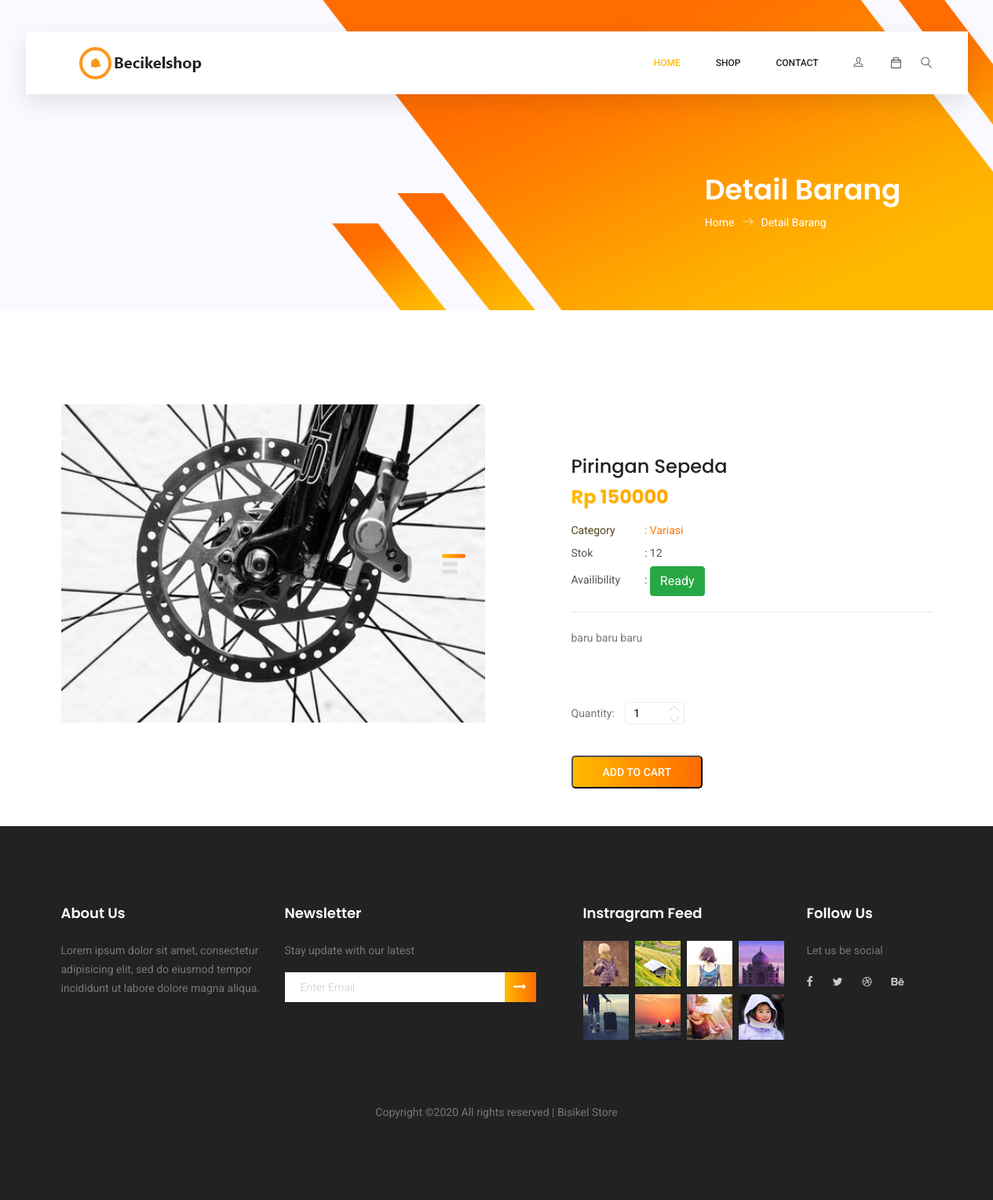
Screenshot of /User/Produk/detail/4 with the database file from the repository.
### tables this page shows
CREATE TABLE `tbl_brg` (
  `id_brg` bigint(20) NOT NULL,
  `nama_brg` varchar(191) NOT NULL DEFAULT '',
  `harga_brg` varchar(25) NOT NULL DEFAULT '',
  `stok` varchar(191) NOT NULL DEFAULT '0',
  `photo_brg` varchar(255) DEFAULT 'default.png',
  `deskripsi` text DEFAULT NULL,
  `id_status` int(1) DEFAULT NULL COMMENT '1 = ada.2 = kosong',
  `id_brand` int(11) DEFAULT NULL,
  `id_kategori_brg` int(11) DEFAULT NULL
);

CREATE TABLE `tbl_kategori_brg` (
  `id_kategori_brg` bigint(20) NOT NULL,
  `kategori_brg` varchar(191) NOT NULL DEFAULT ''
);

### application/libraries/LibOwner.php (called while the page is built, shortened)
<?php
class LibOwner
{
	protected $ci;
	public function __construct()
	{
        $this->ci =& get_instance();
	}
	public function pageUser($content, $data = NULL)
	{
	    $datas = [
	    	'header' => $this->ci->load->view('User/Components/header', $data, true),
	    	'topbar' => $this->ci->load->view('User/Components/topbar', $data, true),
	    	'content' => $this->ci->load->view('User/'.$content, $data, true),
	    ];
	    return $this->ci->load->view('User/index', $datas);
	}
}

### application/controllers/User/Produk.php (called while the page is built, shortened)
<?php
class Produk extends CI_Controller {
	public function detail($id_brg)
	{
		$data['brg'] = $this->um->getDetailProduk($id_brg)->row();
		$this->lo->pageUser('detail_produk', $data);
	}
}

### index.php (called while the page is built, shortened)
<?php
require_once BASEPATH.'core/CodeIgniter.php';

### application/models/User_mod.php (called while the page is built, shortened)
<?php
class User_mod extends CI_Model {
	public function getDetailProduk($id_brg)
	{
	    $this->db->select('tb.*');
	    $this->db->select('tbr.brand');
	    $this->db->select('tkb.kategori_brg');
	    $this->db->from('tbl_brg tb');
	    $this->db->join('tbl_brand tbr', 'tbr.id_brand = tb.id_brand', 'left');
	    $this->db->join('tbl_kategori_brg tkb', 'tkb.id_kategori_brg = tb.id_kategori_brg', 'left');
	    $this->db->where('id_brg', $id_brg);
	    return $this->db->get();
	}
}

### application/views/User/detail_produk.php (the view, shortened to what this page needs)
<section class="banner-area organic-breadcrumb">
    <div class="container">
        <div class="breadcrumb-banner d-flex flex-wrap align-items-center justify-content-end">
            <div class="col-first">
                <h1>Detail Barang</h1>
                <nav class="d-flex align-items-center">
                    <a href="<?= site_url('User/Home') ?>">Home<span class="lnr lnr-arrow-right"></span></a>
                    <a href="<?= site_url('User/Produk') ?>">Detail Barang</a>
                </nav>
            </div>
        </div>
    </div>
</section>
<div class="product_image_area">
	<div class="container">
		<div class="row s_product_inner mb-5">
			<div class="col-lg-6">
				<div class="s_Product_carousel">
					<div class="single-prd-item">
						<img class="img-fluid" src="<?= site_url('assets/img/barang/').$brg->photo_brg ?>" alt="">
					</div>
				</div>
			</div>
			<div class="col-lg-5 offset-lg-1">
				<div class="s_product_text">
				<form action="<?= site_url('User/Cart/inputToCart') ?>" method="POST">
					<h3><?= $brg->nama_brg ?></h3>
					<h2>Rp <?= $brg->harga_brg ?></h2>
					<ul class="list">
						<li>
							<a class="active" href="#">
								<span>Category</span> :
								<?= $brg->kategori_brg ?>
							</a>
						</li>
						<li>
							<a href="#">
								<span>Stok</span> :
								<?= $brg->stok ?>
							</a>
						</li>
						<li>
							<a href="#">
								<span>Availibility</span> :
								<?php
									if ($brg->id_status = 1) {
										echo "<div class='btn btn-success'>Ready</div>";
									} else {
										echo "<div class='btn gray-btn'>Habis</div>";
									}
								?>
							</a>
						</li>
					</ul>
					<p><?= $brg->deskripsi ?></p>
					<div class="product_count">
						<label for="qty">Quantity:</label>
						<input type="text" name="jumlah_pesanan" id="sst" maxlength="12" value="1" title="Quantity:" class="input-text qty">
						<button onclick="var result = document.getElementById('sst'); var sst = result.value; if( !isNaN( sst )) result.value++;return false;"
						 class="increase items-count" type="button"><i class="lnr lnr-chevron-up"></i></button>
						<button onclick="var result = document.getElementById('sst'); var sst = result.value; if( !isNaN( sst ) &amp;&amp; sst > 0 ) result.value--;return false;"
						 class="reduced items-count" type="button"><i class="lnr lnr-chevron-down"></i></button>
					</div>
					<div class="card_area d-flex align-items-center mt-3">
						<button class="primary-btn" type="submit">Add to Cart</a>
				</form>
				</div>
			</div>
		</div>
	</div>
</div>

### rows the page displays
tbl_brg: photo_brg (picture), nama_brg "Piringan Sepeda", harga_brg "150000", id_kategori_brg.kategori_brg "Variasi", stok "12", deskripsi "baru baru baru"
